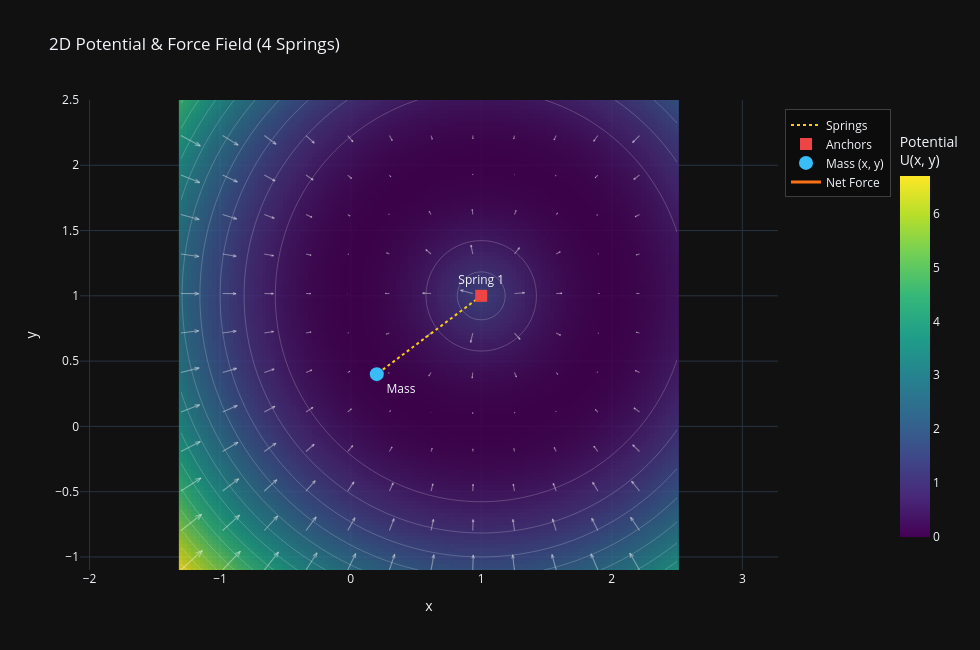

Notebook code cell kept with this figure:
### Code cell
vec = np.array([1, 1.0])
point_mass = np.array([0.2, 0.4])

mag = np.sqrt(np.sum((vec - point_mass) ** 2))

springs = [
    {"anchor": vec, "k": 3.0, "L0": mag, "name": "Spring 1"},
]


plot_potential(springs, point_mass)
